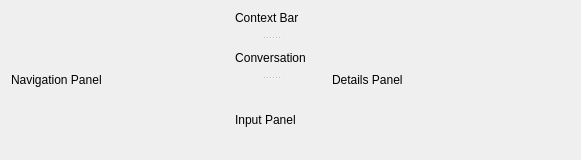
<?xml version="1.0" encoding="UTF-8"?>
<ui version="4.0">
 <class>ChatWorkspace</class>
 <widget class="QWidget" name="ChatWorkspace">
  <layout class="QHBoxLayout" name="mainLayout">
   <property name="leftMargin"><number>0</number></property>
   <property name="topMargin"><number>0</number></property>
   <property name="rightMargin"><number>0</number></property>
   <property name="bottomMargin"><number>0</number></property>
   <property name="spacing"><number>4</number></property>
   <item>
    <widget class="QWidget" name="leftNavPlaceholder">
     <property name="minimumSize">
      <size><width>220</width><height>0</height></size>
     </property>
     <property name="maximumSize">
      <size><width>280</width><height>16777215</height></size>
     </property>
     <layout class="QVBoxLayout" name="leftNavLayout">
      <item>
       <widget class="QLabel" name="navLabel">
        <property name="text"><string>Navigation Panel</string></property>
       </widget>
      </item>
     </layout>
    </widget>
   </item>
   <item>
    <widget class="QSplitter" name="centerSplitter">
     <property name="orientation"><enum>Qt::Orientation::Vertical</enum></property>
     <widget class="QWidget" name="contextBarPlaceholder">
      <property name="minimumSize">
       <size><width>0</width><height>36</height></size>
      </property>
      <layout class="QHBoxLayout" name="contextBarLayout">
       <item>
        <widget class="QLabel" name="contextBarLabel">
         <property name="text"><string>Context Bar</string></property>
        </widget>
       </item>
      </layout>
     </widget>
     <widget class="QWidget" name="conversationPlaceholder">
      <layout class="QVBoxLayout" name="conversationLayout">
       <item>
        <widget class="QLabel" name="conversationLabel">
         <property name="text"><string>Conversation</string></property>
         <property name="alignment"><set>Qt::AlignmentFlag::AlignCenter</set></property>
        </widget>
       </item>
      </layout>
     </widget>
     <widget class="QWidget" name="inputPlaceholder">
      <property name="minimumSize">
       <size><width>0</width><height>80</height></size>
      </property>
      <layout class="QVBoxLayout" name="inputLayout">
       <item>
        <widget class="QLabel" name="inputLabel">
         <property name="text"><string>Input Panel</string></property>
        </widget>
       </item>
      </layout>
     </widget>
    </widget>
   </item>
   <item>
    <widget class="QWidget" name="rightDetailsPlaceholder">
     <property name="minimumSize">
      <size><width>260</width><height>0</height></size>
     </property>
     <property name="maximumSize">
      <size><width>360</width><height>16777215</height></size>
     </property>
     <layout class="QVBoxLayout" name="rightDetailsLayout">
      <item>
       <widget class="QLabel" name="detailsLabel">
        <property name="text"><string>Details Panel</string></property>
       </widget>
      </item>
     </layout>
    </widget>
   </item>
  </layout>
 </widget>
 <layoutdefault spacing="6" margin="11"/>
 <resources/>
 <connections/>
</ui>
